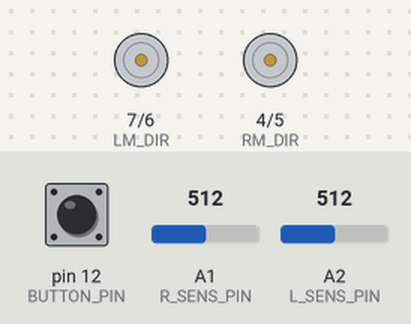
Bench run of a sketch on a simulated Arduino Uno, built with avr-gcc and run on an emulated ATmega328P. Parts: direction and speed pins drawn as motors (green arrow = direction pin HIGH = forward, orange = LOW = backward, longer = more drive). The inputs (shaded band) are chosen by the test bench; at power-on: pin 12 (BUTTON_PIN) HIGH, A1 (R_SENS_PIN) = 512, A2 (L_SENS_PIN) = 512. What the sketch prints to the serial monitor is not drawn.

Above: at 0.9 s.
1.0 s: pin 12 (BUTTON_PIN) pulsed LOW 5 times (0.12 s each, 0.3 s apart)
At 2.9 s:
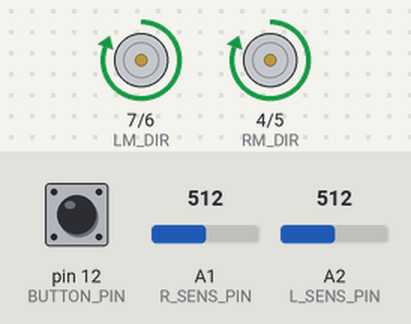
4.0 s: A1 (R_SENS_PIN) set to 494
At 4.5 s:
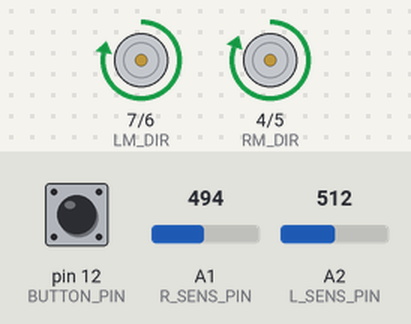
6.1 s: A2 (L_SENS_PIN) set to 503
At 7.0 s:
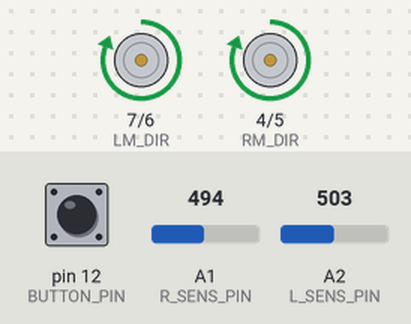
7.6 s: A2 (L_SENS_PIN) set to 716
At 8.0 s:
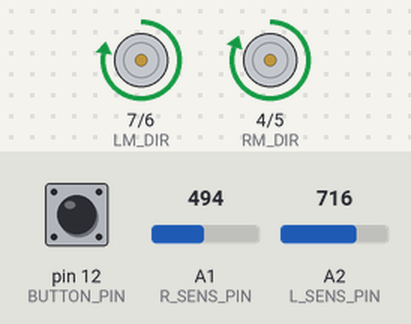
Timing chart, 0 to 10.1 s (numbered marks = the images above; inputs shaded):
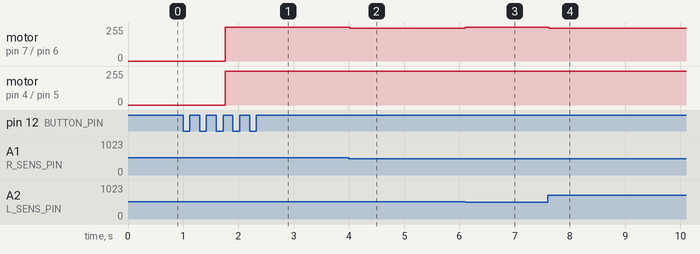

Measured:
- after the input at 1.0 s, motor on pin 7 (LM_DIR) / pin 6 (LM_PWM), motor on pin 4 (RM_DIR) / pin 5 (RM_PWM): stopped → forward 255/255 after 0.76 s
- after the input at 4.0 s, motor on pin 7 (LM_DIR) / pin 6 (LM_PWM): forward 255/255 → forward 246/255 at once, → forward 245/255 0.61 s later
- after the input at 6.1 s, motor on pin 7 (LM_DIR) / pin 6 (LM_PWM): forward 245/255 → forward 255/255 at once
- after the input at 7.6 s, motor on pin 7 (LM_DIR) / pin 6 (LM_PWM): forward 255/255 → forward 245/255 at once, → forward 244/255 1.6 s later

The sketch:

Arduino_PID.ino
```cpp
#include "motors.h"
#include "sensors.h"
#include <GyverPID.h>

#define NORMAL_SPEED 255
#define PID_TIMER 5
#define KP 4.9
#define KD 0.2
#define KI 0.2
#define NORM_PID 0

GyverPID PID(0, 0, 0, PID_TIMER);

void InitPID(){
  PID.setDirection(NORMAL);// ставим "направление" регулятора- NORMAL=>выход регулятора напрямую влияет на датчик
  PID.setpoint = NORM_PID;// ставим значение, к которму будет стремиться регулятор
  PID.setLimits(-NORMAL_SPEED*2, NORMAL_SPEED*2);
  PID.Kp = KP;
  PID.Ki = KI;
  PID.Kd = KD;
}

void setup(){

  Serial.begin(9600);

  InitMotors();
  init_filters();
  InitPID();
  sensor_calibration();

}


void loop() {
    PID.input = get_error();
    int pid_ret = PID.getResultTimer();

    int l_speed = NORMAL_SPEED + pid_ret;
    int r_speed = NORMAL_SPEED - pid_ret;
    SetTankSpeed(l_speed, r_speed);
 }
```

motors.cpp
```cpp
#include "motors.h"

void InitMotors(){
  pinMode(LM_PWM, OUTPUT);
  pinMode(LM_DIR, OUTPUT);
  pinMode(RM_PWM, OUTPUT);
  pinMode(RM_DIR, OUTPUT);
}

void SetSpeed(int pwm, uint8_t dir_pin, uint8_t pwm_pin){  // Установка скорости мотора
  bool dir = 0;                        // Состояние пина направления
  if (pwm > 0) dir = 1;                // Движение прямо
  if (abs(pwm) > 255) pwm = 255;       // Ограничение скорости

  digitalWrite(dir_pin, dir);     // Направление
  analogWrite(pwm_pin, abs(pwm)); // Скорость
}

void SetLSpeed(int speed){                         // Установка скорости левого мотора
  SetSpeed(speed, LM_DIR, LM_PWM);
}

void SetRSpeed(int speed){                         // Установка скорости правого мотора
  SetSpeed(speed, RM_DIR, RM_PWM);
}

void SetTankSpeed(int L_speed, int R_speed){       // Установка скорости для двух моторов
  SetLSpeed(L_speed);
  SetRSpeed(R_speed);
}
```

motors.h
```cpp
#pragma once

#define motors_H
#include <Arduino.h>

#define RM_DIR  4   // Направление левого мотора
#define RM_PWM  5   // ШИМ левого мотора
#define LM_DIR  7   // Направление правого мотора
#define LM_PWM  6   // ШИМ правого мотора


void InitMotors();
void SetSpeed(int pwm, uint8_t dir_pin, uint8_t pwm_pin);
void SetLSpeed(int speed);
void SetRSpeed(int speed);
void SetTankSpeed(int L_speed, int R_speed);
```

sensors.cpp
```cpp
#include "sensors.h"
#include <Arduino.h>
#include <GyverFilters.h>

GFilterRA filt_l;
GFilterRA filt_r;

int white_L;
int black_L;
int white_R;
int black_R;

void init_filters(){
  filt_r.setCoef(FILT_COEF);//установка коэффициента фильтрации (0.0... 1.0). Чем меньше, тем плавнее фильтр
  filt_r.setStep(FILT_STEP);// установка шага фильтрации (мс). Чем меньше, тем резче фильтр

  filt_l.setCoef(FILT_COEF);//установка коэффициента фильтрации (0.0... 1.0). Чем меньше, тем плавнее фильтр
  filt_l.setStep(FILT_STEP);// установка шага фильтрации (мс). Чем меньше, тем резче фильтр
}

int midArifm(int pin) {
  long sum = 0;                       // локальная переменная sum
  for (int i = 0; i < 20; i++)  // согласно количеству усреднений
    sum += analogRead(pin);                  // суммируем значения с любого датчика в переменную sum
  return ((float)sum / 20);
}

void sensor_calibration(){ // Калибровка датчиков на белое и чёрное через нажатие кнопок

    pinMode(BUTTON_PIN, INPUT_PULLUP);
    pinMode(L_SENS_PIN, INPUT);
    pinMode(R_SENS_PIN, INPUT);

    while (digitalRead(BUTTON_PIN)) {delay(50);}  // Ожидание первого нажатия клавиши
    while (!digitalRead(BUTTON_PIN)) {delay(50);} // Ожидание когда кнопку отпустят

    white_L = midArifm(L_SENS_PIN); // Запись значения белого с левого датчика
    white_R = midArifm(R_SENS_PIN); // Запись значения белого с правого датчика

    while (digitalRead(BUTTON_PIN)) {delay(50);}  // Ожидание второго нажатия клавиши
    while (!digitalRead(BUTTON_PIN)) {delay(50);} // Ожидание когда кнопку отпустят

    black_L = midArifm(L_SENS_PIN); // Запись значения чёрного с левого датчика
    black_R = midArifm(R_SENS_PIN); // Запись значения чёрного с правого датчика

    while (digitalRead(BUTTON_PIN)) {delay(50);}  // Ожидание третьего нажатия клавиши

    Serial.print(white_L);
    Serial.println(" ");
    Serial.println(white_R);

    Serial.print(black_L);
    Serial.println(" ");
    Serial.println(black_R);

    while (!digitalRead(BUTTON_PIN)) {delay(50);} // Ожидание когда кнопку отпустят
}

int get_error(){

    int LSensVal = filt_l.filteredTime(analogRead(L_SENS_PIN)); // Чтение значений с датчиков линии
    int RSensVal = filt_r.filteredTime(analogRead(R_SENS_PIN));

    int error = map(RSensVal, black_R, white_R, 0, SENSOR_RANGE)
              - map(LSensVal, black_L, white_L, 0, SENSOR_RANGE);

    Serial.println(error);

    return error;
}
```

sensors.h
```cpp
#pragma once
#define sensors_H
#include <Arduino.h>
#include <GyverFilters.h>

#define BUTTON_PIN 12
#define L_SENS_PIN A2
#define R_SENS_PIN A1

#define SENSOR_RANGE 100

#define FILT_COEF 0.5
#define FILT_STEP 1

void init_filters();

int midArifm(int pin);

void sensor_calibration();

int get_error();
```
